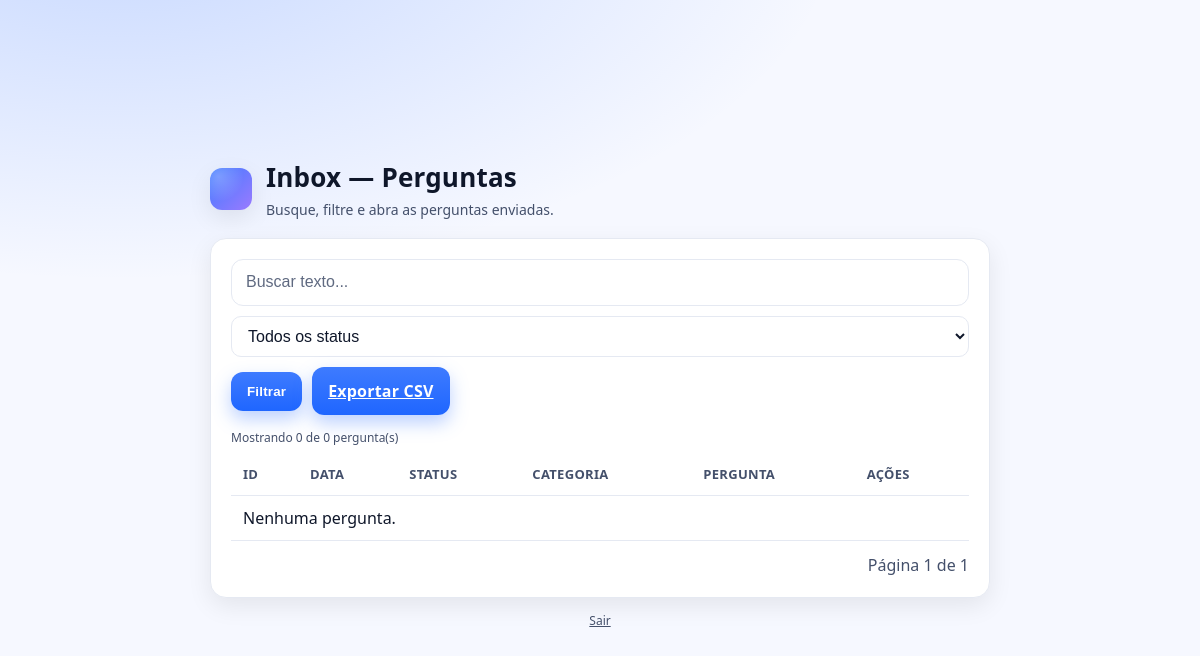
Page /inbox/ (signed in) on the earlier database version.
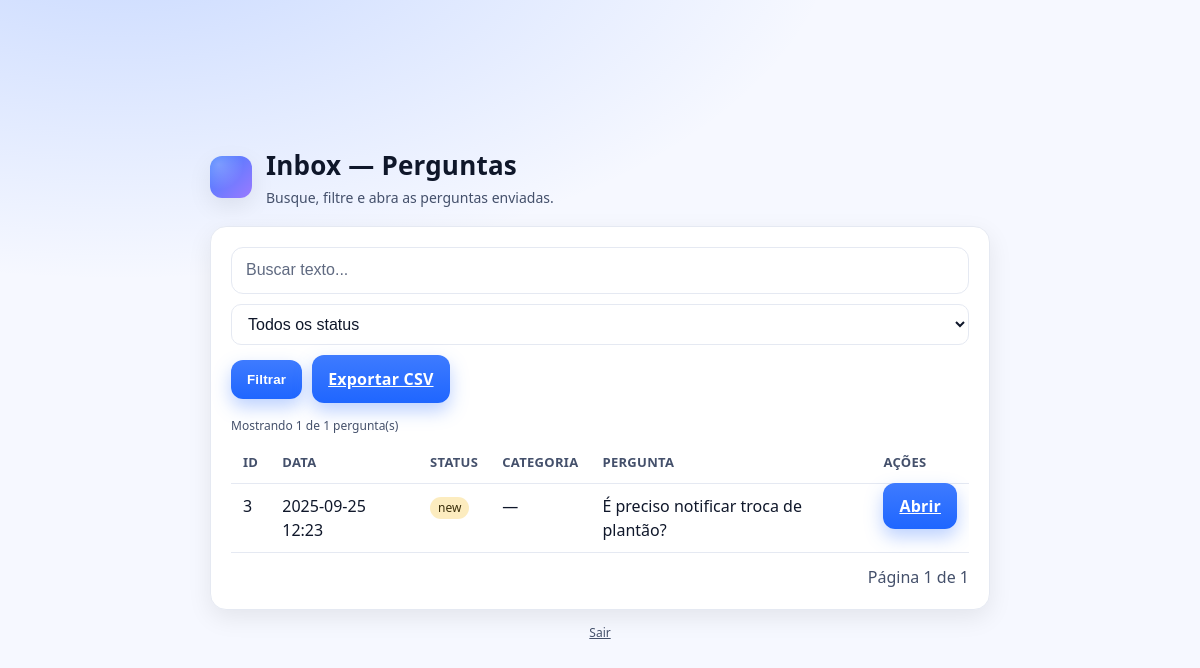
Same page on the later database version.
### questions/models.py (models this page shows, shortened)
class Question(models.Model):
    STATUS_NEW = 'new'
    STATUS_REVIEWED = 'reviewed'
    STATUS_CHOICES = [
        (STATUS_NEW, 'Novo'),
        (STATUS_REVIEWED, 'Revisado'),
    ]
    text = models.TextField('Pergunta')
    category = models.CharField(max_length=100, blank=True)
    created_at = models.DateTimeField(default=timezone.now)
    status = models.CharField(max_length=20, choices=STATUS_CHOICES, default=STATUS_NEW)
    ip_hash = models.CharField(max_length=64, blank=True)

### questions/views.py (the view)
# urls.py: path('inbox/', inbox, name='inbox'),
@staff_member_required
def inbox(request):
    q = request.GET.get('q', '').strip()
    status = request.GET.get('status', '').strip()
    qs = Question.objects.all().order_by('-id')
    if q:
        qs = qs.filter(text__icontains=q)
    if status in ['new','reviewed']:
        qs = qs.filter(status=status)
    page_obj = Paginator(qs, 15).get_page(request.GET.get('page'))
    return render(request, 'questions/inbox.html', {'page_obj': page_obj, 'q': q, 'status': status})

### questions/templates/questions/inbox.html (shortened to what this page needs)
{% load static %}
<!doctype html>
<html lang="pt-br">
<head>
  <link rel="stylesheet" href="{% static 'css/ask.css' %}">
</head>
<body>
  <main class="container fade-in">
    <header class="header">
      <div class="logo" aria-hidden="true"></div>
      <div>
        <div class="title">Inbox — Perguntas</div>
        <div class="subtitle">Busque, filtre e abra as perguntas enviadas.</div>
      </div>
    </header>
    <section class="card">
      <form class="toolbar" method="get">
        <input type="text" name="q" placeholder="Buscar texto..." value="{{ q|default:'' }}">
        <select name="status">
          <option value="">Todos os status</option>
        </select>
        <button class="btn" type="submit">Filtrar</button>
        <a class="btn" href="{% url 'questions:export_csv' %}?q={{ q }}&status={{ status }}">Exportar CSV</a>
      </form>
      <div class="helper" style="margin-bottom:8px">
        <span>Mostrando {{ page_obj.object_list|length }} de {{ page_obj.paginator.count }} pergunta(s)</span>
      </div>
      <div style="overflow:auto">
        <table>
          <tr>
            <th>ID</th>
            <th>Data</th>
            <th>Status</th>
            <th>Categoria</th>
            <th>Pergunta</th>
            <th>Ações</th>
          </tr>
          {% for qobj in page_obj.object_list %}
            <tr>
              <td>{{ qobj.id }}</td>
              <td class="muted">{{ qobj.created_at|date:"Y-m-d H:i" }}</td>
              <td><span class="pill {{ qobj.status }}">{{ qobj.status }}</span></td>
              <td>{{ qobj.category|default:"—" }}</td>
              <td>{{ qobj.text|truncatechars:140 }}</td>
              <td><a class="btn" href="{% url 'questions:inbox_detail' qobj.id %}">Abrir</a></td>
            </tr>
          {% empty %}
            <tr><td colspan="6">Nenhuma pergunta.</td></tr>
          {% endfor %}
        </table>
      </div>
      <div class="pager">
        <span>Página {{ page_obj.number }} de {{ page_obj.paginator.num_pages }}</span>
      </div>
    </section>
    <p class="footer"><a href="/logout" style="color:inherit">Sair</a></p>
  </main>
</body>
</html>

Differences in the rows shown:
added Question: id "3", created_at "2025-09-25 12:23", status "new", category "—", text "É preciso notificar troca de plantão?"
Other differences:
{{ page_obj.object_list|length }}: "0" → "1"
{{ page_obj.paginator.count }}: "0" → "1"
text no longer shown: "Nenhuma pergunta."
